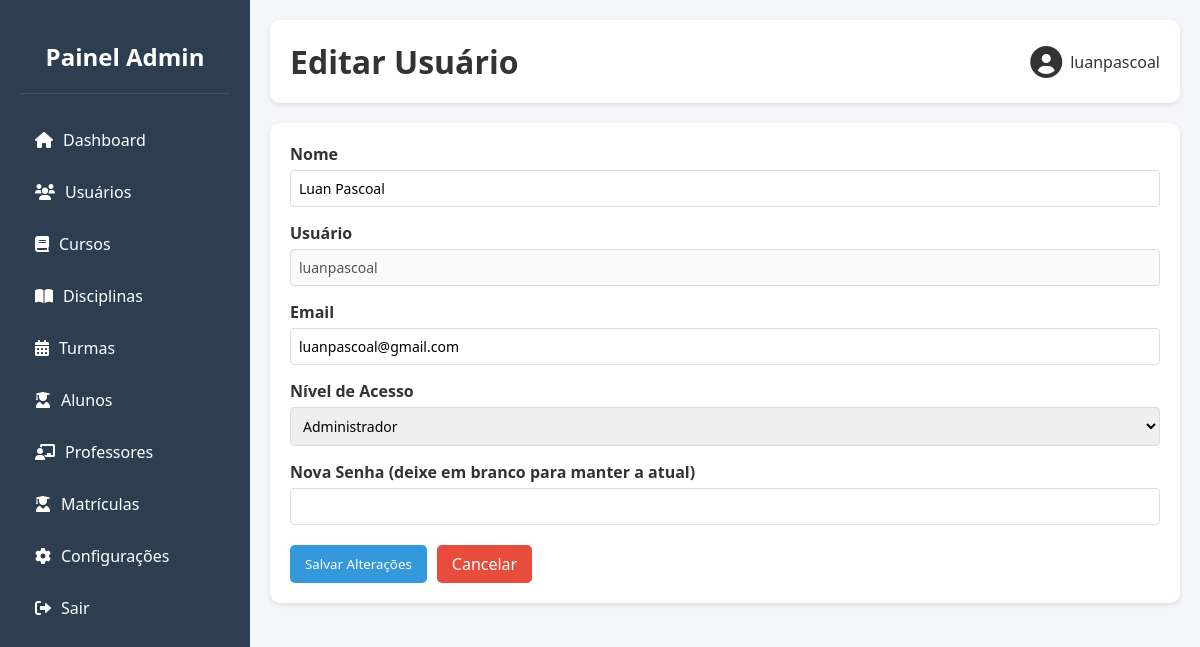
Screenshot of /dashboard/editar_usuario?id=2 (signed in) with the database file from the repository.
### tables this page shows
CREATE TABLE `usuarios` (
  `id` int(11) NOT NULL,
  `nome` varchar(100) NOT NULL,
  `usuario` varchar(50) NOT NULL,
  `senha` varchar(255) NOT NULL,
  `email` varchar(100) DEFAULT NULL,
  `nivel_acesso` enum('admin','usuario') DEFAULT 'usuario',
  `status` tinyint(1) DEFAULT 1,
  `data_cadastro` timestamp NOT NULL DEFAULT current_timestamp(),
  `ultima_atualizacao` timestamp NOT NULL DEFAULT current_timestamp() ON UPDATE current_timestamp()
);

### dashboard/editar_usuario.php (the view, shortened to what this page needs)
<?php
include '../database.php';
$id = $_GET['id'];
$stmt = $conn->prepare("SELECT id, nome, usuario, email, nivel_acesso FROM usuarios WHERE id = ?");
$stmt->bind_param("i", $id);
$stmt->execute();
$result = $stmt->get_result();
$usuario = $result->fetch_assoc();
?>
<!DOCTYPE html>
<html lang="pt-BR">
<head>
    <link rel="stylesheet" href="https://cdnjs.cloudflare.com/ajax/libs/font-awesome/6.0.0/css/all.min.css">
    <link rel="stylesheet" href="assets/css/style.css">
</head>
<body>
    <div class="dashboard">
        <?php include 'assets/layouts/sidebar.php'; ?>
        <div class="main-content">
            <div class="header">
                <h1>Editar Usuário</h1>
                <div class="user-info">
                    <i class="fas fa-user-circle fa-2x"></i>
                    <span><?php echo htmlspecialchars($_SESSION['usuario']); ?></span>
                </div>
            </div>
            <div class="form-container">
                <form method="POST">
                    <div class="form-group">
                        <label for="nome">Nome</label>
                        <input type="text" id="nome" name="nome" value="<?php echo htmlspecialchars($usuario['nome']); ?>" required>
                    </div>
                    <div class="form-group">
                        <label for="usuario">Usuário</label>
                        <input type="text" id="usuario" value="<?php echo htmlspecialchars($usuario['usuario']); ?>" disabled>
                    </div>
                    <div class="form-group">
                        <label for="email">Email</label>
                        <input type="email" id="email" name="email" value="<?php echo htmlspecialchars($usuario['email']); ?>" required>
                    </div>
                    <div class="form-group">
                        <label for="nivel_acesso">Nível de Acesso</label>
                        <select id="nivel_acesso" name="nivel_acesso">
                            <option value="admin" <?php echo $usuario['nivel_acesso'] == 'admin' ? 'selected' : ''; ?>>Administrador</option>
                        </select>
                    </div>
                    <div class="form-group">
                        <label for="nova_senha">Nova Senha (deixe em branco para manter a atual)</label>
                        <input type="password" id="nova_senha" name="nova_senha">
                    </div>
                    <div class="btn-container">
                        <button type="submit" class="btn btn-primary">Salvar Alterações</button>
                        <a href="./usuarios" class="btn btn-danger">Cancelar</a>
                    </div>
                </form>
            </div>
        </div>
    </div>
</body>
</html>

### dashboard/assets/css/style.css (style rules this page uses)
* { margin: 0; padding: 0; box-sizing: border-box; font-family: 'Segoe UI', Tahoma, Geneva, Verdana, sans-serif; }
:root { --primary-color: #2c3e50; --secondary-color: #34495e; --accent-color: #3498db; --text-color: #333; --light-bg: #f5f6fa; --success-color: #2ecc71; --warning-color: #f1c40f; --danger-color: #e74c3c; }
body { background-color: var(--light-bg); color: var(--text-color); }
.dashboard { display: flex; min-height: 100vh; }
.main-content { flex: 1; padding: 20px; overflow-x: auto; }
.header { background-color: white; padding: 20px; border-radius: 10px; box-shadow: 0 2px 5px rgba(0,0,0,0.1); margin-bottom: 20px; display: flex; justify-content: space-between; align-items: center; flex-wrap: wrap; gap: 10px; }
.user-info { display: flex; align-items: center; }
.user-info i { margin-right: 8px; }
.btn { padding: 8px 15px; border: none; border-radius: 5px; cursor: pointer; color: white; text-decoration: none; display: inline-block; text-align: center; }
.btn-primary { background-color: var(--accent-color); }
.btn-danger { background-color: var(--danger-color); }
.form-container { background-color: white; padding: 20px; border-radius: 10px; box-shadow: 0 2px 5px rgba(0,0,0,0.1); }
.form-group { margin-bottom: 15px; }
.form-group label { display: block; margin-bottom: 5px; font-weight: bold; }
.form-group input, .form-group select { width: 100%; padding: 8px; border: 1px solid #ddd; border-radius: 4px; font-size: 14px; }

### dashboard/editar_usuario.php (style rules this page uses)
.btn-container { display: flex; gap: 10px; margin-top: 20px; }

### rows the page displays
usuarios: nome "Luan Pascoal", usuario "luanpascoal", email "luanpascoal@gmail.com", nivel_acesso "Administrador"

### other values shown
$_SESSION['usuario'] "luanpascoal"
